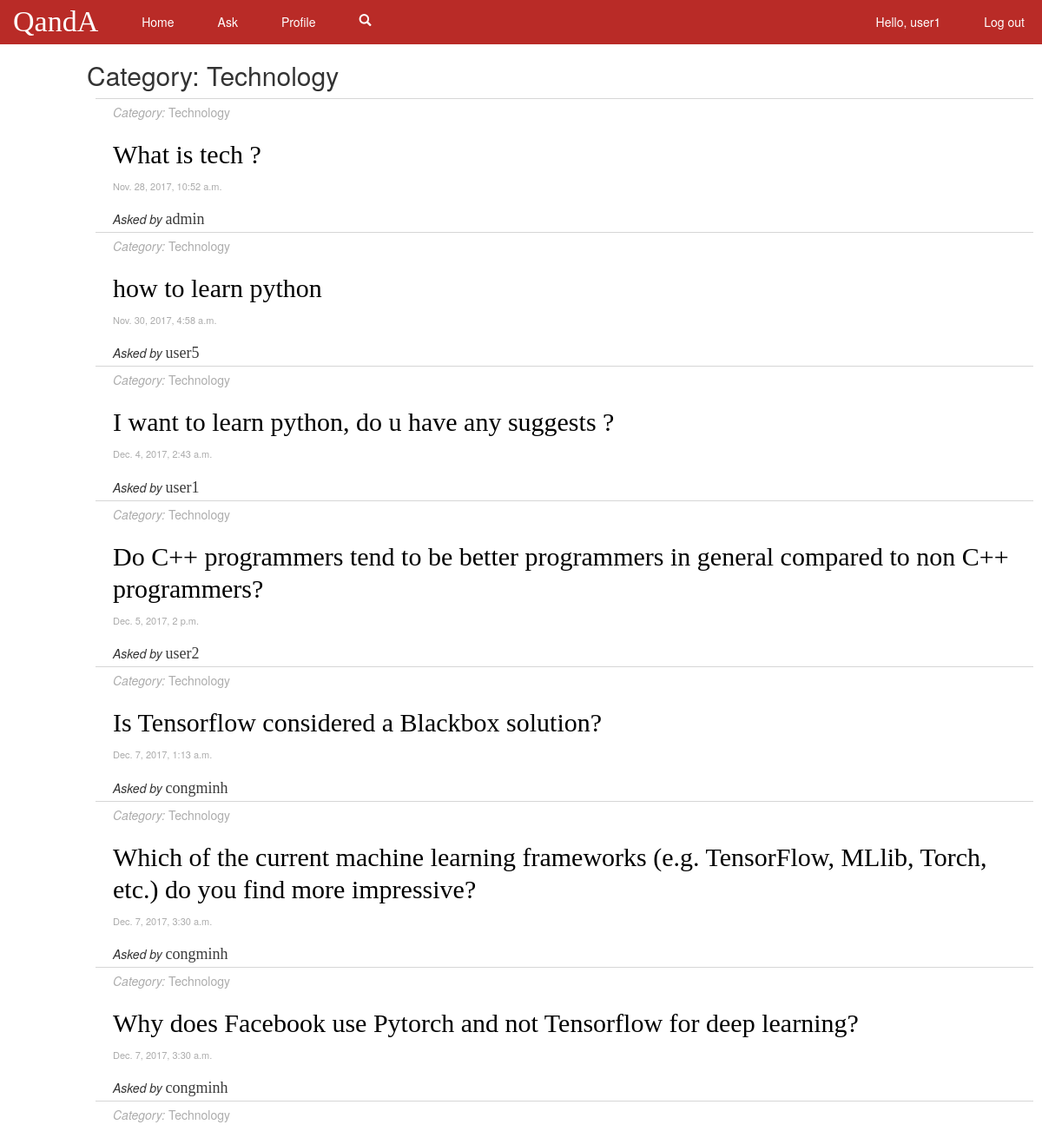
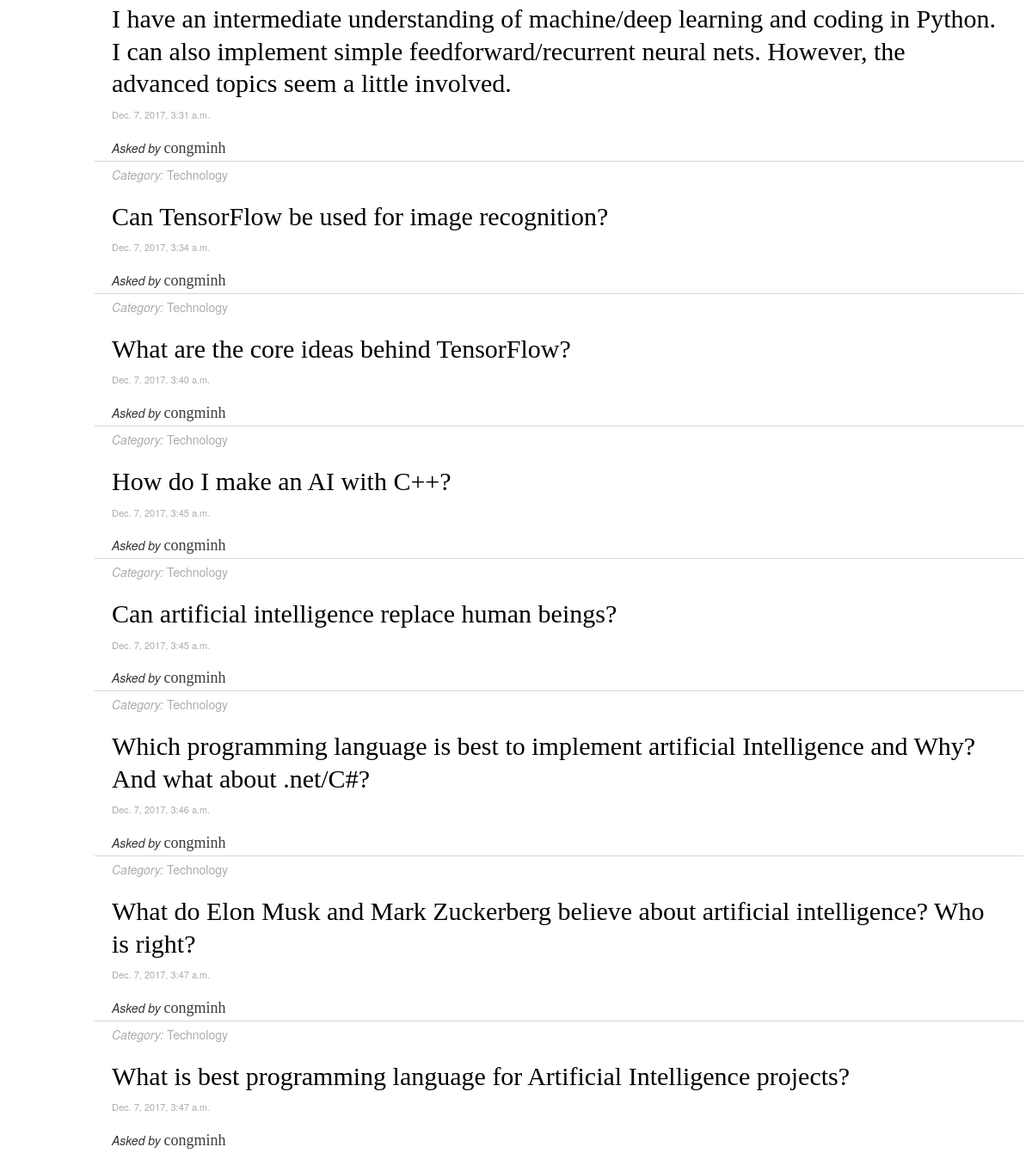
The app's page /category/Technology/ (signed in) with its own data (2 pictures, top to bottom).
### polls/models.py (models this page shows, shortened)
class Question(models.Model):
	content = models.CharField(max_length=200)
	category = models.CharField(max_length=30, null=True)
	time = models.DateTimeField('date asked')
	user = models.ForeignKey(User, on_delete=models.CASCADE, related_name="creator")
	followers = models.ManyToManyField(User, related_name="followers")

### polls/views.py (the view)
# urls.py: url(r'^category/(?P<category>\w+)/$', views.category, name='category'),
@login_required
def category(request, category):
	questions = Question.objects.filter(category=category)
	context = {'category' : category, 'questions' : questions}
	return render(request, 'polls/category.html', context)

### polls/templates/polls/category.html
{% extends "polls/base.html" %}
{% load static%}
{% block content %}
	<div class="container-fluid" id="mainview">
		<h2> Category: {{ category }} </h2>
		{% include 'polls/questions.html' with questions=questions %}
	</div>
{% endblock content %}

### polls/templates/polls/base.html (shortened to what this page needs)
{% load static %}
<html>
	<head>
		<link rel="stylesheet" type="text/css" href="{% static './polls/style.css' %}" />
		<link rel="stylesheet" href="https://maxcdn.bootstrapcdn.com/bootstrap/3.3.7/css/bootstrap.min.css">
	</head>
	<body>
		<nav class="row navbar navbar-fixed-top" id="header">
		  <div class="container-fluid">
		    <div class="navbar-header">
		      	<a class="navbar-brand" href="#" id="mytitle">QandA</a>
		    </div>
		    <ul class="nav navbar-nav navbar-left">
				<li><a href="/">Home</a></li>
				{% if user.is_authenticated %}
					<li><a data-toggle="modal" href="{% url 'polls:newquestion' %}" data-target="#modal" data-tooltip>Ask</a></li>
					<li><a href="{% url 'polls:profile' user.id %}">Profile</a></li>
					<li>
					<a onclick="toggle_visibility('search_bar');">
				      	<span class="glyphicon glyphicon-search"></span>
				    </a>
				    </li>
			    {% endif %}
		    </ul>
	    	<ul class="nav navbar-nav navbar-right">
				{% if user.is_authenticated %}
			    	<li><a>Hello, {{ user.username }}</a></li>
			    	<li><a href="{% url 'users:logout' %}">Log out</a></li>
			    {% else %}
			    	<li><a href="{% url 'users:login' %}">Log in</a></li>
			    	<li><a href="{% url 'users:register' %}">Register</a></li>
			    {% endif %}
		    </ul>
		  </div>
		</nav>
		{% block content %}
		{% endblock content %}
	</body>
</html>

### polls/templates/polls/questions.html
{% load static %}
{% for question in questions %}
	<div class="content-wrapper">
		<div><a href="{% url 'polls:category' question.category %}" class="category"><i>Category:</i> {{question.category}}</a></div>
		<h2><a href="{% url 'polls:details' question.id %}" class="accent-text question-text">{{question.content}}</a></h2>
		<div class="time">{{question.time}}</div>
		<br>
		<div><span class="tagging-text">Asked by </span><a href="{% url 'polls:profile' question.user.id %}" class="accent-text username">{{question.user.username}}</a></div>
	</div>
{% endfor %}

### polls/static/polls/style.css (style rules this page uses)
body { background-color: #fff; padding-left: 100px; }
#header { background-color: rgb(185, 43, 39); }
#mytitle { font-family: "Times New Roman", Georgia; font-size: 34px; color: #fff; }
#mainview { margin: 0px 0px 0px 0px; padding: 0px 0px 0px 0px; margin-top: 50px; }
#header a { color: #fff; margin: 0px 20px 0px 0px; }
.category { color: #acacac; }
.time { color: #acacac; font-size: 11px; }
.username { font-size: 18px; border-bottom: 1px solid transparent; display: inline-block; line-height: 0.85; }
.accent-text { font-family: "Times New Roman", Georgia; color: rgb(58, 58, 58); }
.question-text { font-size: 30px; color: black; border-bottom: 1px solid transparent; display: inline; line-height: 1.25; text-shadow: 2px 2px white, 2px -2px white, -2px 2px white, -2px -2px white; }
.content-wrapper { background-color: #fff; margin: 0px 10px 0px 10px; padding: 5px 20px 5px 20px; border-top: solid 0.5px; border-color: rgb(214, 214, 214); }
.tagging-text { font-size: 14px; font-style: italic; }

### records on screen
Question: category "Technology", content "What is tech ?", time "Nov. 28, 2017, 10:52 a.m.", user.username "admin"
Question: category "Technology", content "how to learn python", time "Nov. 30, 2017, 4:58 a.m.", user.username "user5"
Question: category "Technology", content "I want to learn python, do u have any suggests ?", time "Dec. 4, 2017, 2:43 a.m.", user.username "user1"
Question: category "Technology", content "Do C++ programmers tend to be better programmers in general compared to non C++ programmers?", time "Dec. 5, 2017, 2 p.m.", user.username "user2"
Question: category "Technology", content "Is Tensorflow considered a Blackbox solution?", time "Dec. 7, 2017, 1:13 a.m.", user.username "congminh"
Question: category "Technology", content "Which of the current machine learning frameworks (e.g. TensorFlow, MLlib, Torch, etc.) do you find more impressive?", time "Dec. 7, 2017, 3:30 a.m.", user.username "congminh"
Question: category "Technology", content "Why does Facebook use Pytorch and not Tensorflow for deep learning?", time "Dec. 7, 2017, 3:30 a.m.", user.username "congminh"
Question: category "Technology", content "I have an intermediate understanding of machine/deep learning and coding in Python. I can also implement simple feedforward/recurrent neural nets. However, the advanced topics seem a little involved.", time "Dec. 7, 2017, 3:31 a.m.", user.username "congminh"
Question: category "Technology", content "Can TensorFlow be used for image recognition?", time "Dec. 7, 2017, 3:34 a.m.", user.username "congminh"
Question: category "Technology", content "What are the core ideas behind TensorFlow?", time "Dec. 7, 2017, 3:40 a.m.", user.username "congminh"
Question: category "Technology", content "How do I make an AI with C++?", time "Dec. 7, 2017, 3:45 a.m.", user.username "congminh"
Question: category "Technology", content "Can artificial intelligence replace human beings?", time "Dec. 7, 2017, 3:45 a.m.", user.username "congminh"
Question: category "Technology", content "Which programming language is best to implement artificial Intelligence and Why? And what about .net/C#?", time "Dec. 7, 2017, 3:46 a.m.", user.username "congminh"
Question: category "Technology", content "What do Elon Musk and Mark Zuckerberg believe about artificial intelligence? Who is right?", time "Dec. 7, 2017, 3:47 a.m.", user.username "congminh"
Question: category "Technology", content "What is best programming language for Artificial Intelligence projects?", time "Dec. 7, 2017, 3:47 a.m.", user.username "congminh"

### other values on screen
{{ user.username }} "user1"
{{ category }} "Technology"
